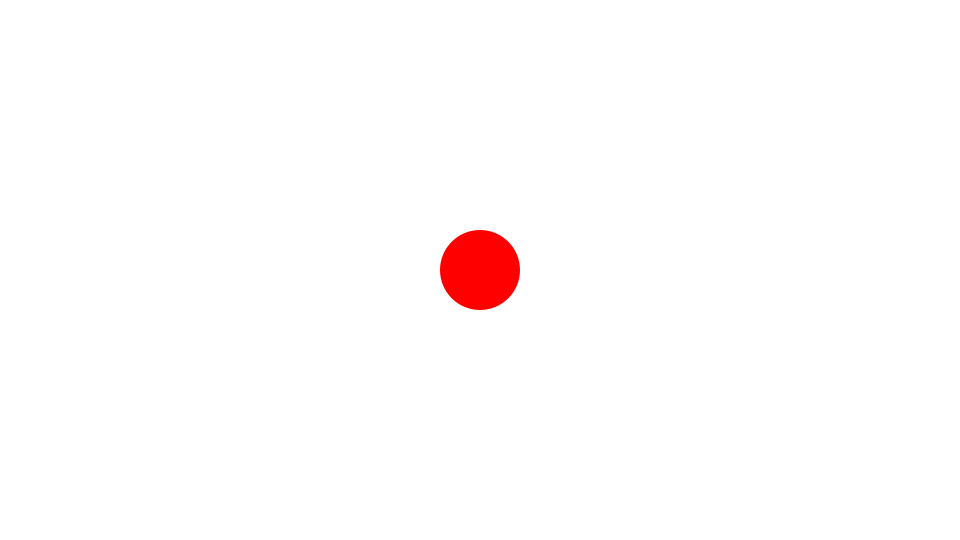
Frame 1 (no input)
Frame 60 (the mouse pressed at the canvas centre just before this capture): identical to frame 1, image omitted
Frame 120 (the mouse held since frame 60 and released just before this capture): identical to frame 1, image omitted

The Processing sketch that drew this single still picture (run headless with seeded random() and noise(); from frame 60 on, the mouse is pressed at the canvas centre):

// Processing sketch: Acceleration2
// ── Acceleration2.pde
Ball ball;
float vx = 0;
float ax = 0;

void setup() {
  size(960, 540);
  frameRate(30);
  initialize();
}

void initialize() {
  smooth();
  noStroke();
  ball = new Ball();
  ball.x = width/2;
  ball.y = height/2;
  ball.radius = 40;
  ball.setFillColor(color(255, 0, 0));
}

void keyPressed() {
  if(keyCode == LEFT) {
    ax = -0.2;
  }else if(keyCode == RIGHT) {
    ax = 0.2;
  }
}

void keyReleased() {
  ax = 0;
}

void draw() {
  background(255);
  
  vx += ax;
  ball.x += vx;
  ball.update();
}

////////////////////////////////

class Ball extends Sprite {
  float radius;
  
  Ball(){
    super();
  }
  
  void draw(){ 
    ellipse(0, 0, radius*2, radius*2);
  }
}

////////////////////////////////

class Sprite {
  float x, y;
  float scaleX, scaleY;
  float width, height;
  float rotation;
  boolean visible;
  color strokeColor;
  color fillColor;
  Boolean isStroke;
  Boolean isFill;
  
  Sprite() {
    x = 0.0;
    y = 0.0;
    scaleX = 1.0;
    scaleY = 1.0;
    rotation = 0.0;
    strokeColor = color(0);
    fillColor = color(0);
    isStroke = false;
    isFill = false;
    visible = true;
  }
  
  void update() {
    if(! visible) return;
    pushMatrix();
    translate(x, y);
    scale(scaleX, scaleY);
    rotate(rotation * PI / 180.0);
    if(isStroke) stroke(strokeColor);
    if(isFill) fill(fillColor);
    draw();
    popMatrix();
  }
  
  void setStrokeColor(color strokeColor) {
    this.strokeColor = strokeColor;
    isStroke = true;
  }
  
  void setFillColor(color fillColor) {
    this.fillColor = fillColor;
    isFill = true;
  }
  
  void draw() {}
}
